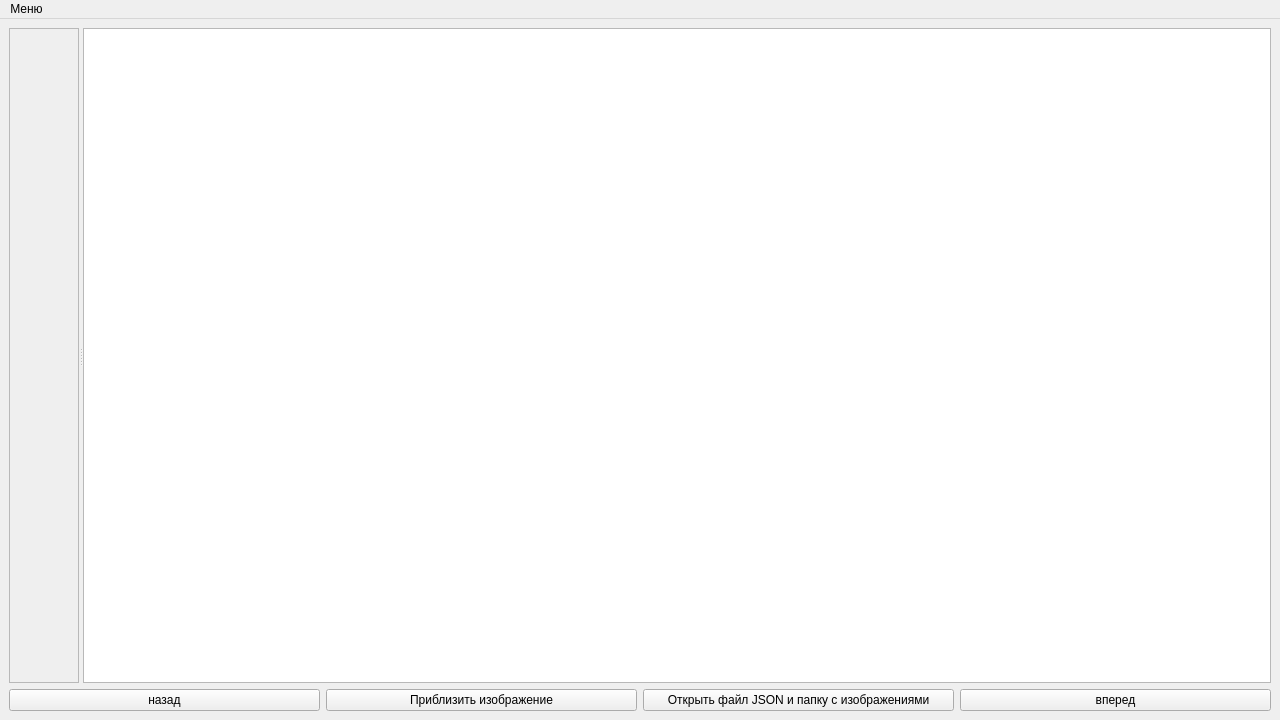
<?xml version="1.0" encoding="UTF-8"?>
<ui version="4.0">
 <class>MainWindow</class>
 <widget class="QMainWindow" name="MainWindow">
  <property name="geometry">
   <rect>
    <x>0</x>
    <y>0</y>
    <width>1280</width>
    <height>720</height>
   </rect>
  </property>
  <property name="windowTitle">
   <string>MainWindow</string>
  </property>
  <widget class="QWidget" name="centralwidget">
   <layout class="QGridLayout" name="gridLayout">
    <item row="1" column="0">
     <layout class="QHBoxLayout" name="horizontalLayout">
      <item>
       <widget class="QPushButton" name="pushButton_back">
        <property name="text">
         <string>назад</string>
        </property>
       </widget>
      </item>
      <item>
       <widget class="QPushButton" name="pushButton_scale">
        <property name="text">
         <string>Приблизить изображение</string>
        </property>
       </widget>
      </item>
      <item>
       <widget class="QPushButton" name="pushButton_open">
        <property name="text">
         <string>Открыть файл JSON и папку с изображениями</string>
        </property>
       </widget>
      </item>
      <item>
       <widget class="QPushButton" name="pushButton_next">
        <property name="text">
         <string>вперед</string>
        </property>
       </widget>
      </item>
     </layout>
    </item>
    <item row="0" column="0">
     <widget class="QSplitter" name="splitter">
      <property name="orientation">
       <enum>Qt::Horizontal</enum>
      </property>
      <widget class="QScrollArea" name="scrollArea">
       <property name="widgetResizable">
        <bool>true</bool>
       </property>
       <widget class="paintWidget" name="widget_image">
        <property name="geometry">
         <rect>
          <x>0</x>
          <y>0</y>
          <width>73</width>
          <height>331</height>
         </rect>
        </property>
       </widget>
      </widget>
      <widget class="QTableWidget" name="tableWidget"/>
     </widget>
    </item>
   </layout>
  </widget>
  <widget class="QMenuBar" name="menuBar">
   <property name="geometry">
    <rect>
     <x>0</x>
     <y>0</y>
     <width>1280</width>
     <height>26</height>
    </rect>
   </property>
   <widget class="QMenu" name="menu">
    <property name="title">
     <string>Меню</string>
    </property>
    <addaction name="action_open"/>
   </widget>
   <addaction name="menu"/>
  </widget>
  <action name="action_open">
   <property name="text">
    <string>Окрыть файл JSON и папку с изображениями</string>
   </property>
  </action>
  <action name="action_close">
   <property name="text">
    <string>Закрыть все</string>
   </property>
  </action>
 </widget>
 <customwidgets>
  <customwidget>
   <class>paintWidget</class>
   <extends>QWidget</extends>
   <header location="global">paintwidget.h</header>
   <container>1</container>
  </customwidget>
 </customwidgets>
 <resources/>
 <connections/>
</ui>
